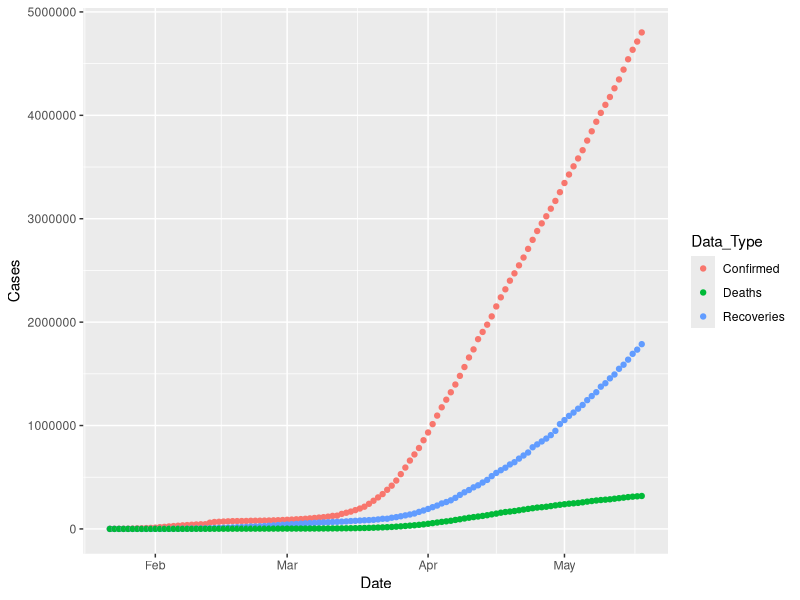
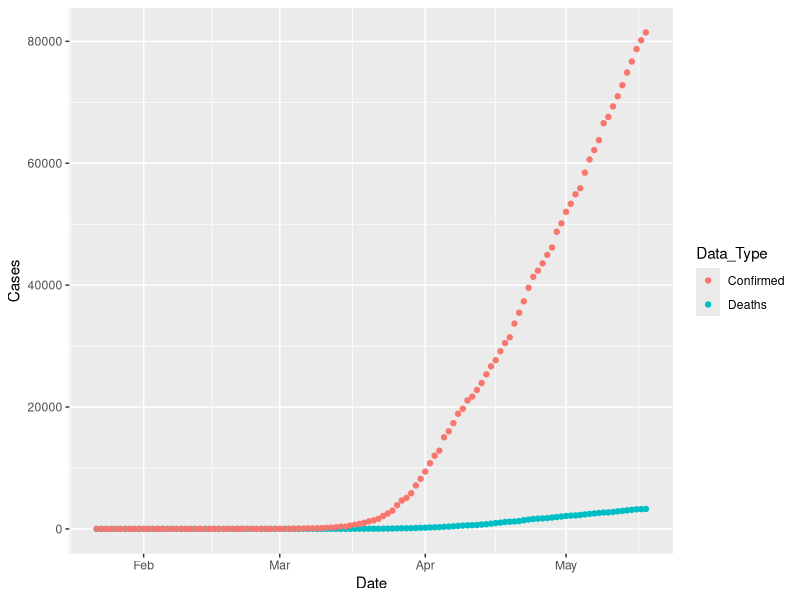
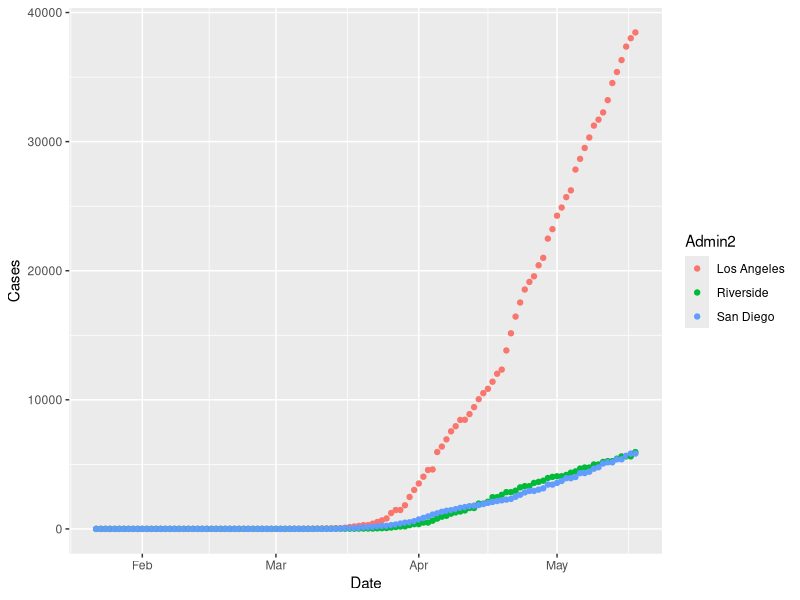
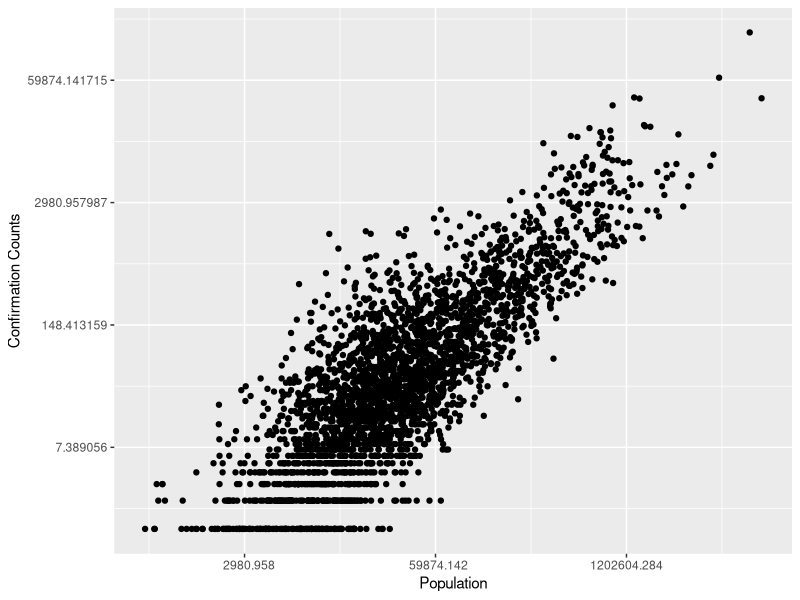

The R script that drew these images, in order:
## ---- chunk 1
library(dplyr)
library(tidyverse)
library(stringr)
library(cowplot)
library(scales)
## ---- chunk 2
# -- Algorithm --
# 1. Make a function that takes in a data set.
# 2. Select the country name and the case data columns.
# 3. Group by country and sum the rows.
# 4. Select the case data columns.
# 5. Sum each row of the case data.
# 6. Reshape the data & convert dates to objects.
# 7. Call the function for each data set.
# 8. Plot the 3 data frames.

global_confirmed <- read.csv(file="../data/time_series_covid19_confirmed_global.csv", stringsAsFactors = FALSE)

global_recoveries <- read.csv(file="../data/time_series_covid19_recovered_global.csv", stringsAsFactors = FALSE)

global_deaths <- read.csv(file="../data/time_series_covid19_deaths_global.csv", stringsAsFactors = FALSE)

get_total <- function(data_set) {

  data_set %>% # Open the data set
    
    select(Country.Region, X1.22.20:last_col()) %>%  # Select country name and all date cols
    
    group_by(Country.Region) %>%  # Group by country name
    
    summarise_all(sum) %>%  # Total the countries data
    
    select(X1.22.20:last_col()) %>% # Select all date cols
    
    summarise_all(sum) # Total the global data for each date

}

total_confirmed <- get_total(global_confirmed) %>% # get the totals
  
  mutate(Data_Type = "Confirmed") # Adding label column

total_recoveries <- get_total(global_recoveries) %>%
  
  mutate(Data_Type = "Recoveries") # Adding label column

total_deaths <- get_total(global_deaths) %>%
  
  mutate(Data_Type = "Deaths") # Adding label column

global_data <- rbind(total_confirmed, total_recoveries, total_deaths) %>% # Combine the 3 rows
  
  select(Data_Type, X1.22.20:last_col()) %>% # Select labels and data
  
  gather(key=Recorded.Days, value=Cases, X1.22.20:last_col()) %>%  # Reshape data
    
  mutate(Recorded.Days=as.Date(Recorded.Days, format= "X%m.%d.%y")) # Convert dates to objects

ggplot() + # Make the plot
  
  geom_point(global_data, mapping = aes(y=Cases, x=Recorded.Days, fill=Data_Type, color=Data_Type)) + # Point plot

  scale_y_continuous(name="Cases", labels=function(x) format(x, scientific = FALSE)) + # y axis
  
  scale_x_date(name="Date") # x axis

## ---- chunk 3

us_confirmed <- read.csv(file="../data/time_series_covid19_confirmed_US.csv", stringsAsFactors = FALSE)

us_deaths <- read.csv(file="../data/time_series_covid19_deaths_US.csv", stringsAsFactors = FALSE)

ca_total <- function(data_set) {

  data_set %>% # opening whichever data
      
    select(Province_State, X1.22.20:last_col()) %>% # Select states & data
      
    group_by(Province_State) %>% # Group data by state
      
    summarise_all(sum) %>% # Sum the data
    
    filter(Province_State == "California") # Selecting CA row
  
}

deaths_ca <- ca_total(us_deaths) %>% # Getting CA deaths
  
  mutate(Data_Type = "Deaths") # Adding label column

confirmed_ca <- ca_total(us_confirmed) %>% # Getting CA confirmed cases
  
  mutate(Data_Type = "Confirmed") # Adding label column

total_ca <- rbind(deaths_ca, confirmed_ca) %>% # Combine the 2 rows
  
  select(Data_Type, X1.22.20:last_col()) %>% # Select labels and data
  
  gather(key=Recorded.Days, value=Cases, X1.22.20:last_col()) %>%  # Reshape data
    
  mutate(Recorded.Days=as.Date(Recorded.Days, format= "X%m.%d.%y")) # Convert dates to objects

top3_confirmed_ca <- us_confirmed %>% # Confirmed cases top 3 in CA
  
  select(Admin2, Province_State, X1.22.20:last_col()) %>% # select city, state, data

  filter(Province_State == "California") %>% # Filter CA cities
  
  arrange_at(ncol(.), desc) %>% # Descending order
  
  slice(1:3) %>% # top 3
  
  gather(key=Recorded.Days, value=Cases, X1.22.20:last_col()) %>% # Reshape the data
    
  mutate(Recorded.Days=as.Date(Recorded.Days, format= "X%m.%d.%y")) # Converting to date objects

ggplot() + # Total deaths in California vs confirmed cases
  
  geom_point(total_ca, mapping = aes(y=Cases, x=Recorded.Days, fill=Data_Type, color=Data_Type)) + # Point plot
  
  scale_y_continuous(name="Cases", labels=function(x) format(x, scientific = FALSE)) + # y axis
  
  scale_x_date(name="Date") # x axis

ggplot() + # Top cities in California
  
  geom_point(top3_confirmed_ca, mapping = aes(y=Cases, x=Recorded.Days, fill=Admin2, color=Admin2)) + # Point plot

  scale_y_continuous(name="Cases", labels=function(x) format(x, scientific = FALSE)) + # y axis
  
  scale_x_date(name="Date") # x axis
## ---- chunk 4

us_confirmed <- read.csv(file="../data/time_series_covid19_confirmed_US.csv", stringsAsFactors = FALSE)

us_deaths <- read.csv(file="../data/time_series_covid19_deaths_US.csv", stringsAsFactors = FALSE)

city_cases <- us_confirmed %>%
  
  mutate(Population=us_deaths$Population) %>%

  select(Population, Confirmed_Cases = last_col()-1) %>%
  
  filter(Confirmed_Cases != 0) %>%
  
  filter(Population != 0)

print(city_cases)

ggplot(city_cases, aes(x=Population, y=Confirmed_Cases)) +
  
  geom_point() +
  
  scale_x_continuous(name="Population", labels=function(x) format(x, scientific = FALSE), trans = 'log') + # y axis
  
  scale_y_continuous(name="Confirmation Counts", labels=function(x) format(x, scientific = FALSE), trans = 'log') 
  
  

